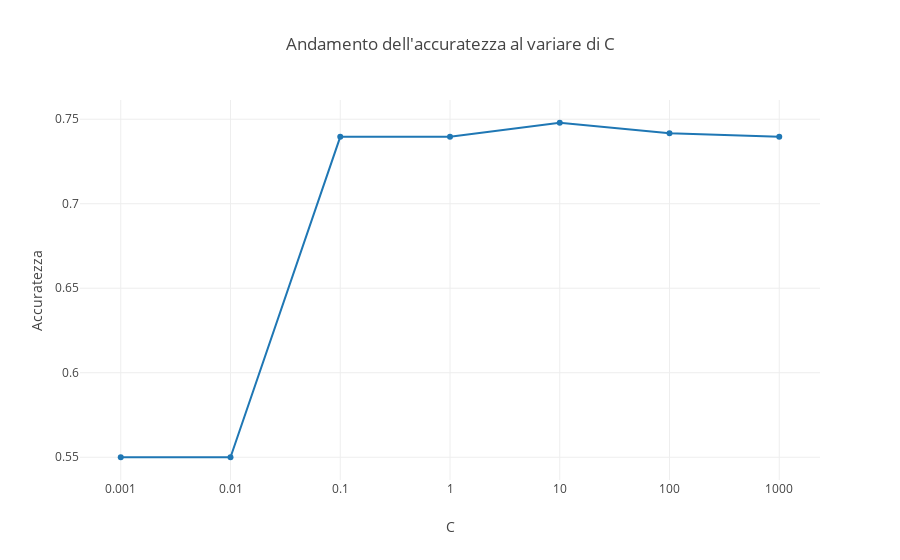

Notebook source saved alongside this figure:
### Code cell
best_accuracy_linear, c_linear, accuracy_array= svm_linear_analysis(X_train, y_train, X_test, y_test)
print("\n*** Migliore accuratezza trovata con C={}: {}%".format(c_linear, best_accuracy_linear))
plotSplineFunction(np.asarray(accuracy_array))

### Figure 1 — Plotly figure (JSON) as saved in the notebook; plotly's stock layout.template omitted (floating-point values rounded to 4 significant figures)
{"data": [{"type": "scatter", "uid": "a4472223-ecd2-49da-9775-bbd6afdfaa7c", "x": [0.001, 0.01, 0.1, 1, 10, 100, 1000], "y": [0.55, 0.55, 0.7396, 0.7396, 0.7479, 0.7417, 0.7396]}], "layout": {"title": {"text": "Andamento dell'accuratezza al variare di C"}, "xaxis": {"dtick": 1, "tick0": -3, "tickmode": "linear", "title": {"text": "C"}, "type": "log"}, "yaxis": {"title": {"text": "Accuratezza"}, "zeroline": false}}}
